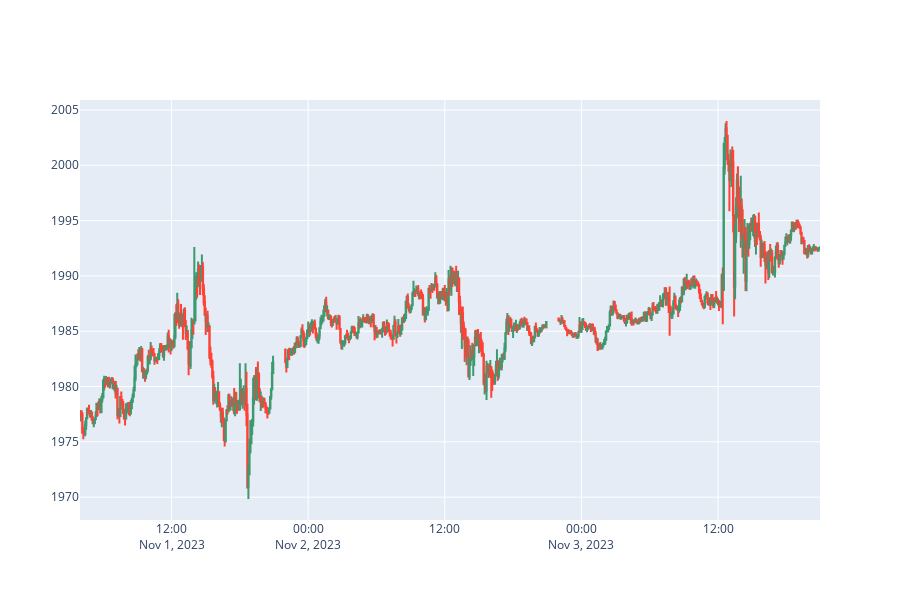

Notebook code for this chart:
### Code cell
# visualizing the ohlc data
fig = go.Figure(data=[go.Candlestick(x=ohlc_df['time'],
                open=ohlc_df['open'],
                high=ohlc_df['high'],
                low=ohlc_df['low'],
                close=ohlc_df['close'])# (x, open, high, low, close) for candlestick
                      ]
                )

fig.update_layout(height=600, xaxis_rangeslider_visible=False)
fig.show()

### Figure 1 — Plotly figure (JSON) as saved in the notebook; plotly's stock layout.template omitted (floating-point values rounded to 4 significant figures; data arrays with more than 128 entries replaced by an {"elided": "..."} marker saying what was removed)
{"data": [{"close": {"elided": "756 float values"}, "high": {"elided": "756 float values"}, "low": {"elided": "756 float values"}, "open": {"elided": "756 float values"}, "type": "candlestick", "x": {"elided": "756 str values"}}], "layout": {"height": 600, "xaxis": {"rangeslider": {"visible": false}}}}
